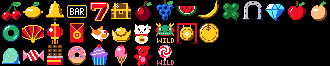
#> input picture games/CHSlots/tools/art/symbols.png, 330 x 66 px
$ python -i background.py   (imports and definitions only)
#> lines starting #> are read from the running program, lines starting #| are printed output that depends on the picture
"""The menu's picture: one 128x128 image behind the SD menu, with the CHGAME
logo (or anything else) painted into it. docs/menu-image.md is the
step-by-step guide.

    chgame background --template my-menu.png       the default picture, to edit
    chgame background my-menu.png --preview p.gif  converted if need be, and the menu drawn on it
    chgame background photo.jpg --out my-menu.png  any image made into one the menu can show
    chgame background my-menu.png --card E:\\       straight onto a mounted card (GAMES/MENU.BG)
    chgame cart background mycart.chgame my-menu.png   into a cart (converted the same way)

The layout. The menu draws only its list, over rows 20-119: ten rows of ten
pixels, titles from x 8, the selection bar across the whole width in the
rainbow, a red chip at x 2-4 for the installed game, `>` at x 122 for a
folder. Rows 0-19 and 120-127 are the picture's alone: the logo at the top,
key hints at the foot. Messages (INSTALLING, errors) are boxes over rows
36-87.

The colours. Pure magenta, #FF00FF, is drawn in the menu's colour 15: one
colour turning through the rainbow, or, on a bootloader built in the static
style (Tools > Bootloader: SD Text Menu (Static); --style static here
previews that), in the menu's text colour, so the bar, the boxes and the
logo match the titles. Besides
it the picture may use 11 colours, plus the menu's own four (text #FFF4D6,
greyed #808080, selected text #000000, chip #D62020, or the cart's
`menu.colors`). convert() makes any image fit: it scales it to 128x128
(`fit`: "cover" crops to fill, "contain" adds black bars; whole multiples of
128 are scaled down pixel for pixel), turns near-magenta into exact
magenta, and reduces the other colours to 11 (Pillow's median cut,
`dither` optional). A picture that already fits is kept byte for byte.
"""
from __future__ import annotations

import io
import pathlib
import re

from . import model, runtime

LIST_Y, ROWS, ROW_H = 20, 10, 10
# [1 line that did not run here, left out]
SAMPLE = ["BACKGAMMON", "BLACKJACK", "CHESS", "FOUR IN A ROW", "MAHJONG", "POKER", "SOLITAIRE", "WORDS",
          "YACHT DICE", "APPS"]


def ready(png, ui=None):
    """True if the bytes are a PNG the menu takes as it is."""
    return not model._check_background(png, ui or dict(model.UI_COLORS), "picture")


def convert(src, ui=None, fit="cover", dither=False):
    """(PNG bytes, [what was done]) from any image Pillow reads (a path or
    bytes)."""
    from PIL import Image, ImageOps
    ui = ui or dict(model.UI_COLORS)
    data = pathlib.Path(src).read_bytes() if not isinstance(src, (bytes, bytearray)) else bytes(src)
    if ready(data, ui):
        return data, []
    notes = []
    im = Image.open(io.BytesIO(data))
    im.seek(0)
    im = ImageOps.exif_transpose(im)
    if im.mode in ("RGBA", "LA", "PA") or (im.mode == "P" and "transparency" in im.info):
        rgba = im.convert("RGBA")
        back = Image.new("RGBA", rgba.size, (0, 0, 0, 255))
        im = Image.alpha_composite(back, rgba)
        notes.append("transparent parts made black")
    im = im.convert("RGB")
    w, h = im.size
    if (w, h) != (128, 128):
        if w == h and w % 128 == 0:
            im = im.resize((128, 128), Image.NEAREST)
            notes.append(f"scaled from {w}x{h}, pixel for pixel")
        elif fit == "contain":
            im = ImageOps.pad(im, (128, 128), Image.LANCZOS, color=(0, 0, 0))
            notes.append(f"scaled from {w}x{h} to fit, with black bars")
        else:
            im = ImageOps.fit(im, (128, 128), Image.LANCZOS)
            notes.append(f"scaled from {w}x{h} and cropped to fill")
    px = list(im.get_flattened_data() if hasattr(im, "get_flattened_data") else im.getdata())
    near = [r >= 200 and b >= 200 and g <= 80 for r, g, b in px]
    if sum(near) and any(p != model.RAINBOW_RGB for p, n in zip(px, near) if n):
        notes.append("near-magenta made exact #FF00FF (the rainbow)")
    px = [model.RAINBOW_RGB if n else p for p, n in zip(px, near)]
    im.putdata(px)
    special = {model.RAINBOW_RGB} | {model.hex_rgb(c) for c in ui.values()}
    others = {p for p in px if p not in special}
    if len(others) > 11:
        q = im.quantize(colors=11, method=Image.Quantize.MEDIANCUT,
                        dither=Image.Dither.FLOYDSTEINBERG if dither else Image.Dither.NONE).convert("RGB")
        qpx = list(q.get_flattened_data() if hasattr(q, "get_flattened_data") else q.getdata())
        px = [model.RAINBOW_RGB if p == model.RAINBOW_RGB else c for p, c in zip(px, qpx)]
        im.putdata(px)
        notes.append(f"{len(others)} colours reduced to 11" + (" (dithered)" if dither else ""))
    out = io.BytesIO()
    im.save(out, "PNG", optimize=True)
    data = out.getvalue()
    problems = model._check_background(data, ui, "picture")
    if problems:                            # (should not happen; say so rather than write a bad one)
        raise model.CartError(problems)
    return data, notes


# [17 lines left out: functions template, hue, not called in this run]


def rgb(c565):
    """RGB565 to 8-bit RGB, full range (as the bootloader's panel model shows it)."""
    return (c565 >> 11) * 255 // 31, ((c565 >> 5) & 63) * 255 // 63, (c565 & 31) * 255 // 31


# [86 lines left out: functions glyphs, text, preview, save_preview, write_to_card, colors_arg, not called in this run]

>>> import cv2
>>> picture = cv2.imread('../../games/CHSlots/tools/art/symbols.png', cv2.IMREAD_GRAYSCALE)
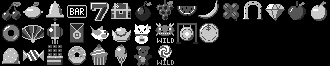
#> picture: shape (66, 330); min 0, max 255, mean 45.4
>>> result = convert(picture)
#> (the run stopped early here; a loop or call above may not have finished)
